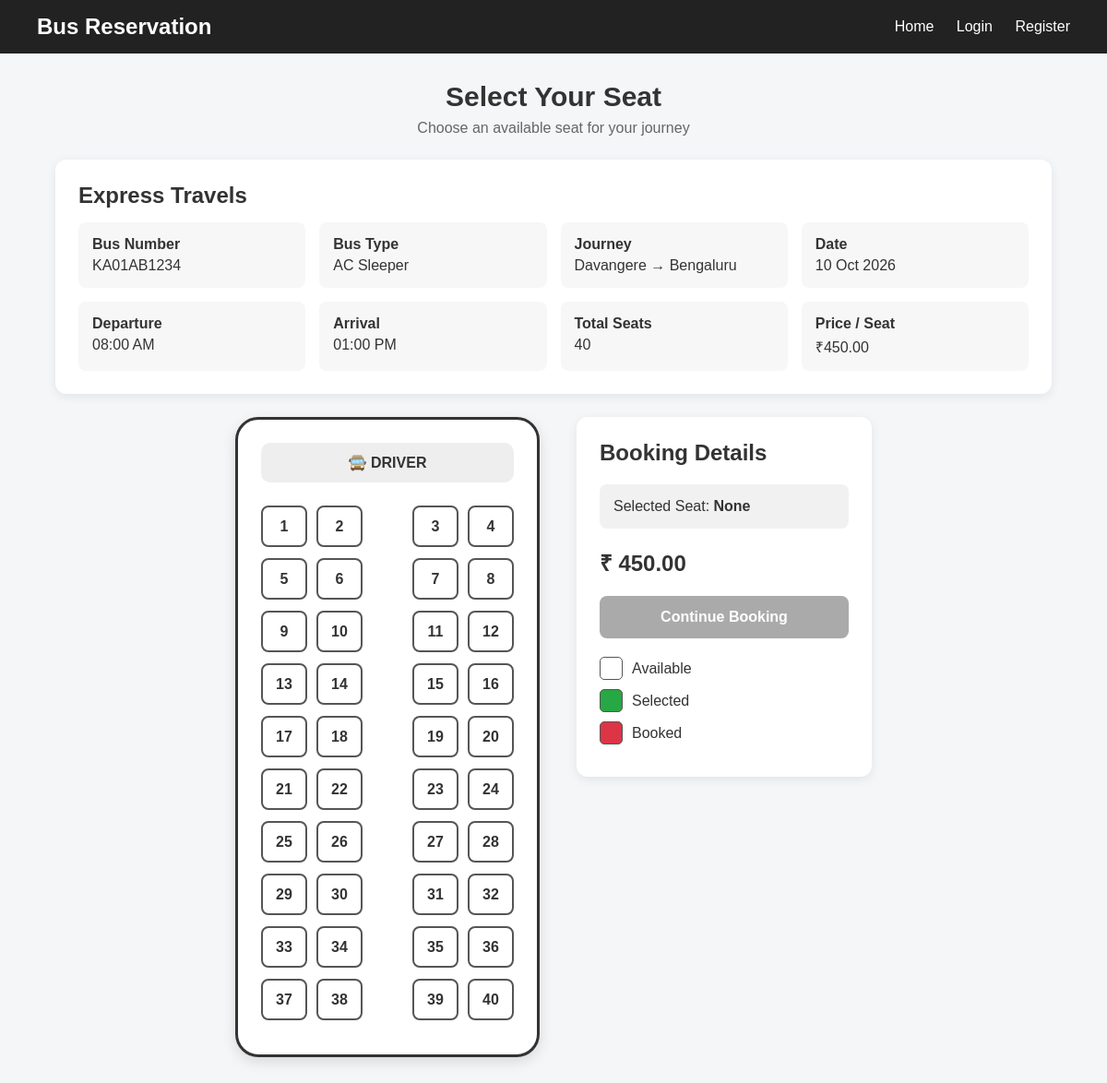
The page /seat_selection.php?route_id=4 on the database its author committed.
### tables this page shows
CREATE TABLE IF NOT EXISTS routes (
    id INT AUTO_INCREMENT PRIMARY KEY,
    bus_id INT NOT NULL,
    source VARCHAR(100) NOT NULL,
    destination VARCHAR(100) NOT NULL,
    departure_time TIME NOT NULL,
    arrival_time TIME NOT NULL,
    journey_date DATE NOT NULL,
    price DECIMAL(10,2) NOT NULL,

    FOREIGN KEY (bus_id)
        REFERENCES buses(id)
        ON DELETE CASCADE
);

CREATE TABLE IF NOT EXISTS buses (
    id INT AUTO_INCREMENT PRIMARY KEY,
    bus_number VARCHAR(50) NOT NULL UNIQUE,
    bus_name VARCHAR(100) NOT NULL,
    bus_type VARCHAR(50) NOT NULL,
    total_seats INT NOT NULL,
    created_at TIMESTAMP DEFAULT CURRENT_TIMESTAMP
);

### seat_selection.php (the view, shortened to what this page needs)
<?php
require_once "config/db_connection.php";
$route_id = intval($_GET["route_id"] ?? 0);
$sql = "
    SELECT
        r.id AS route_id,
        r.source,
        r.destination,
        r.departure_time,
        r.arrival_time,
        r.journey_date,
        r.price,
        b.id AS bus_id,
        b.bus_number,
        b.bus_name,
        b.bus_type,
        b.total_seats
    FROM routes r
    INNER JOIN buses b ON r.bus_id = b.id
    WHERE r.id = ?
";
$stmt = $conn->prepare($sql);
$stmt->bind_param("i", $route_id);
$stmt->execute();
$result = $stmt->get_result();
$bus = $result->fetch_assoc();
$booked_seats = [];
$departure = date("h:i A", strtotime($bus["departure_time"]));
$arrival = date("h:i A", strtotime($bus["arrival_time"]));
$total_seats = intval($bus["total_seats"]);
?>
<!DOCTYPE html>
<html lang="en">
<head>
</head>
<body>
<div class="navbar">
    <div class="logo">
        Bus Reservation
    </div>
    <div class="nav-links">
        <a href="index.php">Home</a>
        <?php if (isset($_SESSION["user_id"])): ?>
            <a href="my_bookings.php">My Bookings</a>
            <a href="logout.php">Logout</a>
        <?php else: ?>
            <a href="login.php">Login</a>
            <a href="register.php">Register</a>
        <?php endif; ?>
    </div>
</div>
<div class="container">
    <div class="page-title">
        <h1>Select Your Seat</h1>
        <p>
            Choose an available seat for your journey
        </p>
    </div>
    <div class="bus-info">
        <h2>
            <?php echo htmlspecialchars($bus["bus_name"]); ?>
        </h2>
        <div class="info-grid">
            <div class="info-box">
                <strong>Bus Number</strong>
                <?php echo htmlspecialchars($bus["bus_number"]); ?>
            </div>
            <div class="info-box">
                <strong>Bus Type</strong>
                <?php echo htmlspecialchars($bus["bus_type"]); ?>
            </div>
            <div class="info-box">
                <strong>Journey</strong>
                <?php echo htmlspecialchars($bus["source"]); ?>
                →
                <?php echo htmlspecialchars($bus["destination"]); ?>
            </div>
            <div class="info-box">
                <strong>Date</strong>
                <?php echo date("d M Y", strtotime($bus["journey_date"])); ?>
            </div>
            <div class="info-box">
                <strong>Departure</strong>
                <?php echo $departure; ?>
            </div>
            <div class="info-box">
                <strong>Arrival</strong>
                <?php echo $arrival; ?>
            </div>
            <div class="info-box">
                <strong>Total Seats</strong>
                <?php echo $total_seats; ?>
            </div>
            <div class="info-box">
                <strong>Price / Seat</strong>
                ₹<?php echo number_format($bus["price"], 2); ?>
            </div>
        </div>
    </div>
    <div class="seat-section">
        <div class="bus">
            <div class="driver">
                🚍 DRIVER
            </div>
            <?php
            $seat_number = 1;
            while ($seat_number <= $total_seats):
            ?>
                <div class="seat-row">
                    <div class="seat-group">
                        <?php
                        for ($i = 0; $i < 2 && $seat_number <= $total_seats; $i++):
                            $seat = $seat_number;
                            $is_booked = in_array((string)$seat, $booked_seats);
                        ?>
                            <div
                                class="seat <?php echo $is_booked ? 'booked' : ''; ?>"
                                data-seat="<?php echo $seat; ?>"
                                onclick="<?php echo $is_booked ? '' : 'selectSeat(' . $seat . ')'; ?>"
                            >
                                <?php echo $seat; ?>
                            </div>
                        <?php
                            $seat_number++;
                        endfor;
                        ?>
                    </div>
                    <div class="seat-group">
                        <?php
                        for ($i = 0; $i < 2 && $seat_number <= $total_seats; $i++):
                            $seat = $seat_number;
                            $is_booked = in_array((string)$seat, $booked_seats);
                        ?>
                            <div
                                class="seat <?php echo $is_booked ? 'booked' : ''; ?>"
                                data-seat="<?php echo $seat; ?>"
                                onclick="<?php echo $is_booked ? '' : 'selectSeat(' . $seat . ')'; ?>"
                            >
                                <?php echo $seat; ?>
                            </div>
                        <?php
                            $seat_number++;
                        endfor;
                        ?>
                    </div>
                </div>
            <?php endwhile; ?>
        </div>
        <div class="booking-panel">
            <h2>Booking Details</h2>
            <div class="selected-seat">
                Selected Seat:
                <span id="selectedSeat">
                    None
                </span>
            </div>
            <div class="price">
                ₹<span id="price">
                    <?php echo number_format($bus["price"], 2); ?>
                </span>
            </div>
            <form action="booking.php" method="GET">
                <button
                    type="submit"
                    class="continue-btn"
                    id="continueBtn"
                    disabled
                >
                    Continue Booking
                </button>
            </form>
            <div class="legend">
                <div class="legend-item">
                    <div class="legend-box available-box"></div>
                    Available
                </div>
                <div class="legend-item">
                    <div class="legend-box selected-box"></div>
                    Selected
                </div>
                <div class="legend-item">
                    <div class="legend-box booked-box"></div>
                    Booked
                </div>
            </div>
        </div>
    </div>
</div>
</body>
</html>

### seat_selection.php (style rules this page uses)
* { box-sizing: border-box; margin: 0; padding: 0; }
body { font-family: Arial, sans-serif; background: #f4f6f8; color: #333; }
.navbar { background: #222; padding: 15px 40px; display: flex; justify-content: space-between; align-items: center; }
.logo { color: white; font-size: 24px; font-weight: bold; }
.nav-links a { color: white; text-decoration: none; margin-left: 20px; }
.container { width: 90%; max-width: 1100px; margin: 30px auto; }
.page-title { text-align: center; margin-bottom: 25px; }
.page-title h1 { font-size: 30px; margin-bottom: 8px; }
.page-title p { color: #666; }
.bus-info { background: white; padding: 25px; border-radius: 12px; box-shadow: 0 3px 12px rgba(0,0,0,0.08); margin-bottom: 25px; }
.bus-info h2 { margin-bottom: 15px; }
.info-grid { display: grid; grid-template-columns: repeat(4, 1fr); gap: 15px; }
.info-box { background: #f7f7f7; padding: 15px; border-radius: 8px; }
.info-box strong { display: block; margin-bottom: 5px; }
.seat-section { display: flex; gap: 40px; justify-content: center; align-items: flex-start; }
.bus { width: 330px; background: white; border: 3px solid #333; border-radius: 25px; padding: 25px; box-shadow: 0 5px 15px rgba(0,0,0,0.12); }
.driver { text-align: center; font-weight: bold; margin-bottom: 25px; padding: 12px; background: #eee; border-radius: 10px; }
.seat-row { display: flex; justify-content: space-between; align-items: center; margin-bottom: 12px; }
.seat-group { display: flex; gap: 10px; }
.seat { width: 50px; height: 45px; border: 2px solid #555; border-radius: 8px; display: flex; justify-content: center; align-items: center; cursor: pointer; font-weight: bold; background: #fff; transition: 0.2s; }
.booking-panel { width: 320px; background: white; padding: 25px; border-radius: 12px; box-shadow: 0 3px 12px rgba(0,0,0,0.08); }
.booking-panel h2 { margin-bottom: 20px; }
.selected-seat { background: #f1f1f1; padding: 15px; border-radius: 8px; margin-bottom: 15px; }
.selected-seat span { font-weight: bold; }
.price { font-size: 24px; font-weight: bold; margin: 20px 0; }
.continue-btn { width: 100%; padding: 14px; border: none; border-radius: 8px; background: #007bff; color: white; font-size: 16px; font-weight: bold; cursor: pointer; }
.continue-btn:disabled { background: #aaa; cursor: not-allowed; }
.legend { margin-top: 20px; }
.legend-item { display: flex; align-items: center; gap: 10px; margin-bottom: 10px; }
.legend-box { width: 25px; height: 25px; border-radius: 5px; border: 1px solid #555; }
.available-box { background: white; }
.selected-box { background: #28a745; }
.booked-box { background: #dc3545; }

### rows shown on the page
routes: bus.bus_name "Express Travels", bus.bus_number "KA01AB1234", bus.bus_type "AC Sleeper", source "Davangere", destination "Bengaluru", journey_date "10 Oct 2026", departure_time "08:00 AM", arrival_time "01:00 PM", bus.total_seats "40", price "450.00"

### other values the page prints
$seat "1"
$seat "2"
$seat "3"
$seat "4"
$seat "5"
$seat "6"
$seat "7"
$seat "8"
$seat "9"
$seat "10"
$seat "11"
$seat "12"
$seat "13"
$seat "14"
$seat "15"
